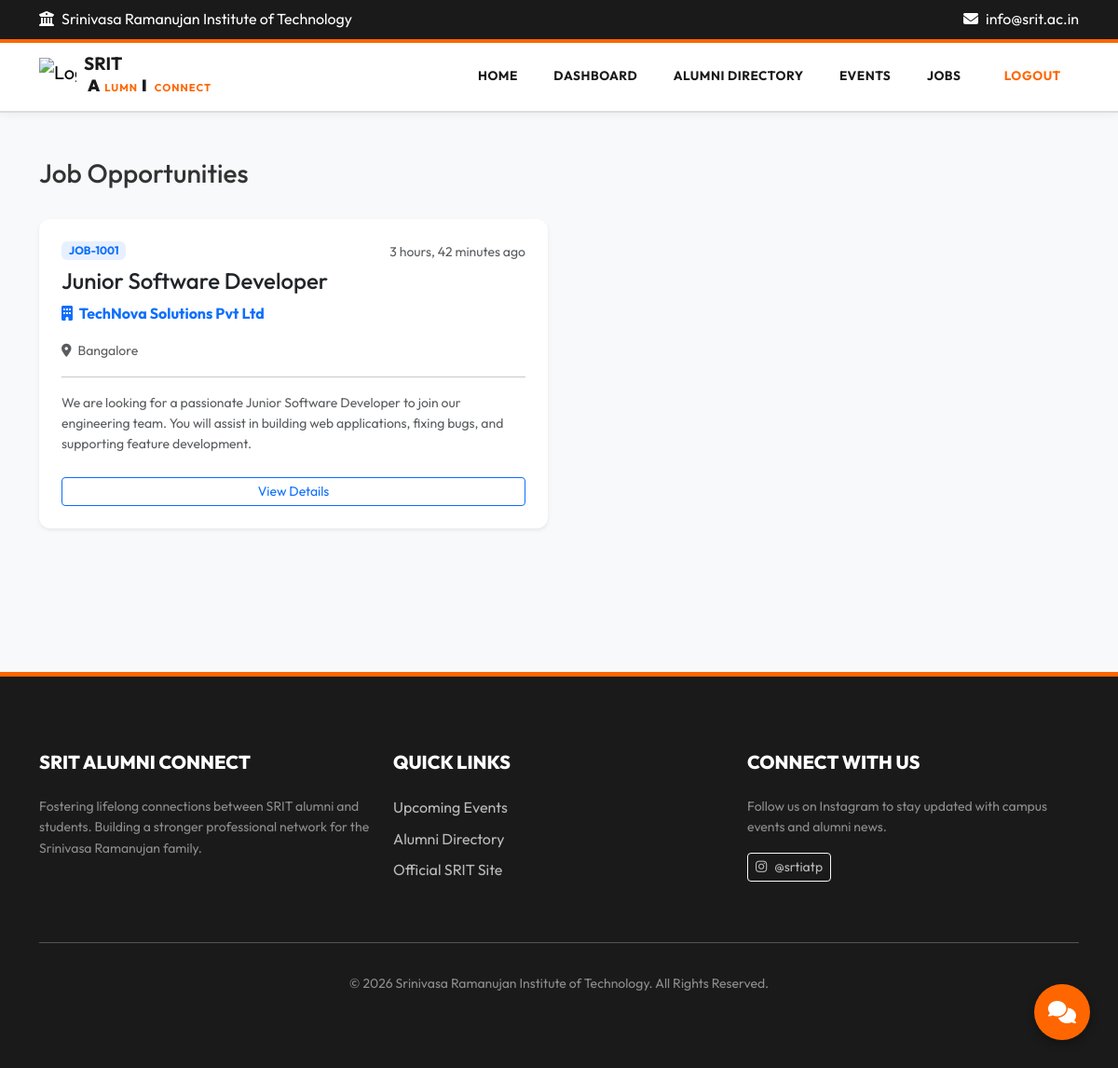
Screenshot of /jobs/ (signed in) with the database file from the repository.
### jobs/models.py (models this page shows, shortened)
class Job(models.Model):
    job_id = models.CharField(max_length=50, unique=True)
    title = models.CharField(max_length=200)
    company = models.CharField(max_length=200)
    location = models.CharField(max_length=200)
    description = models.TextField()
    requirements = models.TextField()
    apply_link = models.URLField(max_length=500, null=True, blank=True, help_text="Link to apply for the job")
    posted_by = models.ForeignKey(settings.AUTH_USER_MODEL, on_delete=models.CASCADE, related_name='jobs_posted')
    created_at = models.DateTimeField(auto_now_add=True)

### jobs/views.py (the view)
# urls.py: path('', views.job_list, name='job-list'),
@login_required
def job_list(request):
    jobs = Job.objects.all().order_by('-created_at')
    return render(request, 'jobs/job_list.html', {'jobs': jobs})

### templates/jobs/job_list.html (shortened to what this page needs)
{% extends 'base.html' %}
{% block content %}
<div class="container py-5">
    <div class="d-flex justify-content-between align-items-center mb-4">
        <h3>Job Opportunities</h3>
    </div>
    <div class="row">
        {% for job in jobs %}
        <div class="col-md-6 mb-4">
            <div class="card shadow-sm h-100 border-0">
                <div class="card-body p-4">
                    <div class="d-flex justify-content-between">
                        <span class="badge bg-soft-primary text-primary mb-2">{{ job.job_id }}</span>
                        <small class="text-muted">{{ job.created_at|timesince }} ago</small>
                    </div>
                    <h4>{{ job.title }}</h4>
                    <p class="text-primary fw-bold mb-3"><i class="fas fa-building me-1"></i> {{ job.company }}</p>
                    <p class="text-muted small"><i class="fas fa-map-marker-alt me-1"></i> {{ job.location }}</p>
                    <hr>
                    <p class="small text-muted mb-4">{{ job.description|truncatewords:30 }}</p>
                    <div class="d-grid">
                        <a href="{% url 'job-detail' job.pk %}" class="btn btn-outline-primary btn-sm">View Details</a>
                    </div>
                </div>
            </div>
        </div>
        {% empty %}
        <div class="col-12">
            <div class="alert alert-info shadow-sm">
                No job postings available at the moment.
            </div>
        </div>
        {% endfor %}
    </div>
</div>
{% endblock %}

### static/css/style.css (style rules this page uses)
:root { --primary: #FF6600; --dark-bg: #1A1A1A; --white: #FFFFFF; --text-dark: #333333; --bg-light: #F8F9FA; --border-light: #DDDDDD; --success: #28A745; --danger: #DC3545; --info: #333333; }
body { font-family: 'Outfit', 'Inter', -apple-system, sans-serif; color: var(--text-dark); background-color: var(--bg-light); line-height: 1.6; }
.card { border: none; border-radius: 12px; box-shadow: 0 5px 15px rgba(0, 0, 0, 0.05); background: var(--white); overflow: hidden; }

### templates/jobs/job_list.html (style rules this page uses)
.bg-soft-primary { background-color: rgba(13, 110, 253, 0.1); }

### rows the page displays
Job: job_id "JOB-1001", created_at "3 hours, 42 minutes", title "Junior Software Developer", company "TechNova Solutions Pvt Ltd", location "Bangalore", description "We are looking for a passionate Junior Software Developer to join our engineering team. You will assist in building web applications, fixing bugs, and supporting feature development."
